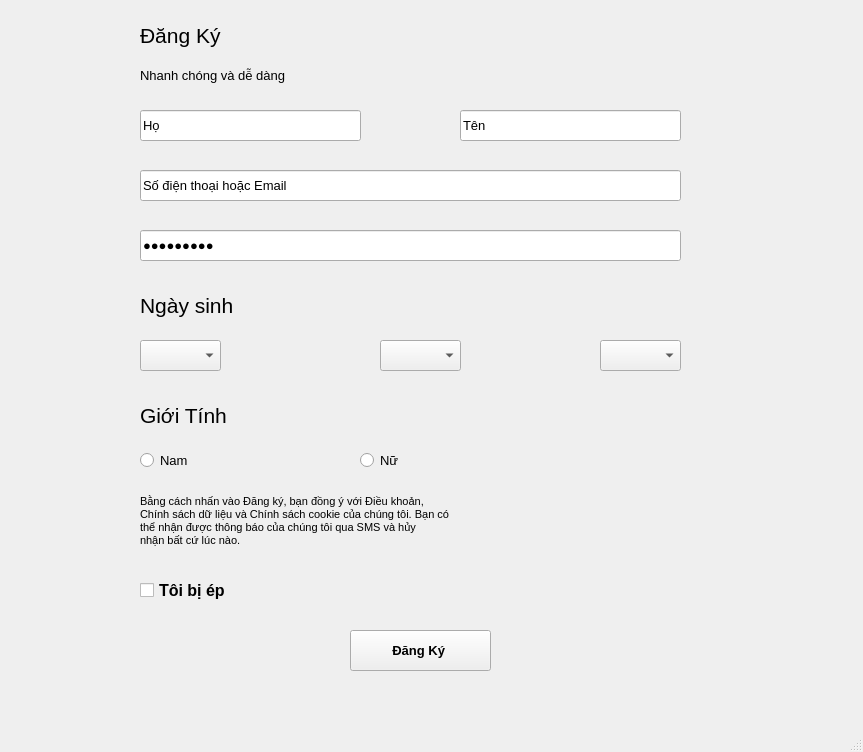
<?xml version="1.0" encoding="UTF-8"?>
<ui version="4.0">
 <class>MainWindow</class>
 <widget class="QMainWindow" name="MainWindow">
  <property name="geometry">
   <rect>
    <x>0</x>
    <y>0</y>
    <width>863</width>
    <height>752</height>
   </rect>
  </property>
  <property name="windowTitle">
   <string>MainWindow</string>
  </property>
  <widget class="QWidget" name="centralwidget">
   <widget class="QLabel" name="label_3">
    <property name="geometry">
     <rect>
      <x>140</x>
      <y>280</y>
      <width>131</width>
      <height>51</height>
     </rect>
    </property>
    <property name="font">
     <font>
      <pointsize>16</pointsize>
     </font>
    </property>
    <property name="text">
     <string>Ngày sinh</string>
    </property>
   </widget>
   <widget class="QComboBox" name="cboNam">
    <property name="geometry">
     <rect>
      <x>600</x>
      <y>340</y>
      <width>81</width>
      <height>31</height>
     </rect>
    </property>
   </widget>
   <widget class="QRadioButton" name="radNam">
    <property name="geometry">
     <rect>
      <x>140</x>
      <y>430</y>
      <width>71</width>
      <height>61</height>
     </rect>
    </property>
    <property name="font">
     <font>
      <pointsize>10</pointsize>
     </font>
    </property>
    <property name="text">
     <string>Nam</string>
    </property>
   </widget>
   <widget class="QCheckBox" name="chkDongY">
    <property name="geometry">
     <rect>
      <x>140</x>
      <y>570</y>
      <width>181</width>
      <height>41</height>
     </rect>
    </property>
    <property name="font">
     <font>
      <pointsize>12</pointsize>
      <weight>75</weight>
      <bold>true</bold>
     </font>
    </property>
    <property name="text">
     <string>Tôi bị ép </string>
    </property>
   </widget>
   <widget class="QPushButton" name="btnDangKy">
    <property name="geometry">
     <rect>
      <x>350</x>
      <y>630</y>
      <width>141</width>
      <height>41</height>
     </rect>
    </property>
    <property name="font">
     <font>
      <pointsize>10</pointsize>
      <weight>75</weight>
      <italic>false</italic>
      <bold>true</bold>
     </font>
    </property>
    <property name="text">
     <string>Đăng Ký </string>
    </property>
   </widget>
   <widget class="QLineEdit" name="txtLienHe">
    <property name="geometry">
     <rect>
      <x>140</x>
      <y>170</y>
      <width>541</width>
      <height>31</height>
     </rect>
    </property>
    <property name="font">
     <font>
      <pointsize>10</pointsize>
     </font>
    </property>
    <property name="text">
     <string>Số điện thoại hoặc Email</string>
    </property>
   </widget>
   <widget class="QLabel" name="label_5">
    <property name="geometry">
     <rect>
      <x>140</x>
      <y>470</y>
      <width>391</width>
      <height>101</height>
     </rect>
    </property>
    <property name="font">
     <font>
      <pointsize>8</pointsize>
     </font>
    </property>
    <property name="text">
     <string>Bằng cách nhấn vào Đăng ký, bạn đồng ý với Điều khoản,
Chính sách dữ liệu và Chính sách cookie của chúng tôi. Bạn có
thể nhận được thông báo của chúng tôi qua SMS và hủy
nhận bất cứ lúc nào.</string>
    </property>
   </widget>
   <widget class="QLineEdit" name="txtMatKhau">
    <property name="geometry">
     <rect>
      <x>140</x>
      <y>230</y>
      <width>541</width>
      <height>31</height>
     </rect>
    </property>
    <property name="font">
     <font>
      <pointsize>10</pointsize>
     </font>
    </property>
    <property name="text">
     <string>Mật khẩu </string>
    </property>
    <property name="echoMode">
     <enum>QLineEdit::Password</enum>
    </property>
   </widget>
   <widget class="QComboBox" name="cboThang">
    <property name="geometry">
     <rect>
      <x>380</x>
      <y>340</y>
      <width>81</width>
      <height>31</height>
     </rect>
    </property>
   </widget>
   <widget class="QRadioButton" name="radNu">
    <property name="geometry">
     <rect>
      <x>360</x>
      <y>440</y>
      <width>95</width>
      <height>41</height>
     </rect>
    </property>
    <property name="font">
     <font>
      <pointsize>10</pointsize>
     </font>
    </property>
    <property name="text">
     <string>Nữ</string>
    </property>
   </widget>
   <widget class="QLineEdit" name="txtHo">
    <property name="geometry">
     <rect>
      <x>140</x>
      <y>110</y>
      <width>221</width>
      <height>31</height>
     </rect>
    </property>
    <property name="font">
     <font>
      <pointsize>10</pointsize>
     </font>
    </property>
    <property name="text">
     <string>Họ</string>
    </property>
   </widget>
   <widget class="QLabel" name="label_2">
    <property name="geometry">
     <rect>
      <x>140</x>
      <y>60</y>
      <width>221</width>
      <height>31</height>
     </rect>
    </property>
    <property name="font">
     <font>
      <pointsize>10</pointsize>
     </font>
    </property>
    <property name="text">
     <string>Nhanh chóng và dễ dàng</string>
    </property>
   </widget>
   <widget class="QLineEdit" name="txtTen">
    <property name="geometry">
     <rect>
      <x>460</x>
      <y>110</y>
      <width>221</width>
      <height>31</height>
     </rect>
    </property>
    <property name="font">
     <font>
      <pointsize>10</pointsize>
     </font>
    </property>
    <property name="text">
     <string>Tên</string>
    </property>
   </widget>
   <widget class="QLabel" name="label_4">
    <property name="geometry">
     <rect>
      <x>140</x>
      <y>390</y>
      <width>131</width>
      <height>51</height>
     </rect>
    </property>
    <property name="font">
     <font>
      <pointsize>16</pointsize>
     </font>
    </property>
    <property name="text">
     <string>Giới Tính</string>
    </property>
   </widget>
   <widget class="QLabel" name="label">
    <property name="geometry">
     <rect>
      <x>140</x>
      <y>10</y>
      <width>111</width>
      <height>51</height>
     </rect>
    </property>
    <property name="font">
     <font>
      <pointsize>16</pointsize>
     </font>
    </property>
    <property name="text">
     <string>Đăng Ký </string>
    </property>
   </widget>
   <widget class="QComboBox" name="cboNgay">
    <property name="geometry">
     <rect>
      <x>140</x>
      <y>340</y>
      <width>81</width>
      <height>31</height>
     </rect>
    </property>
   </widget>
  </widget>
  <widget class="QMenuBar" name="menubar">
   <property name="geometry">
    <rect>
     <x>0</x>
     <y>0</y>
     <width>863</width>
     <height>26</height>
    </rect>
   </property>
  </widget>
  <widget class="QStatusBar" name="statusbar"/>
 </widget>
 <resources/>
 <connections/>
</ui>
